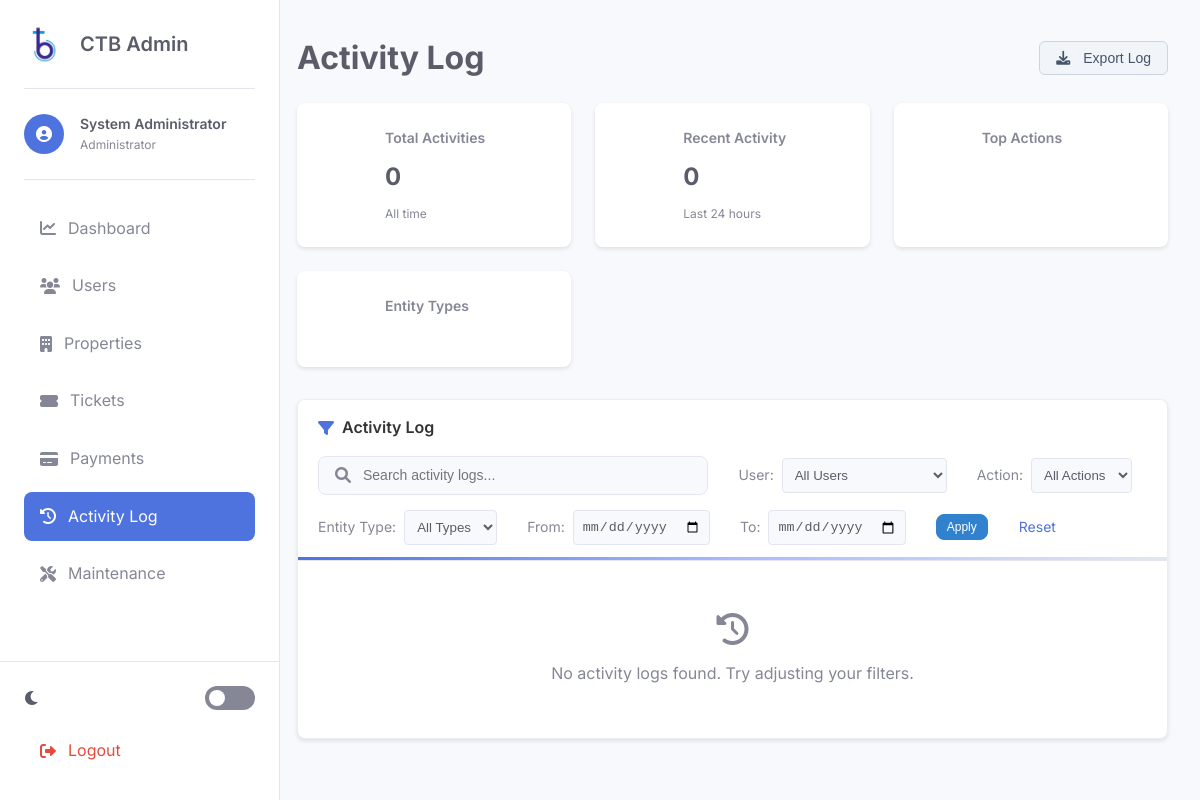
The app's page /admin/activity-log.php (signed in), older data.
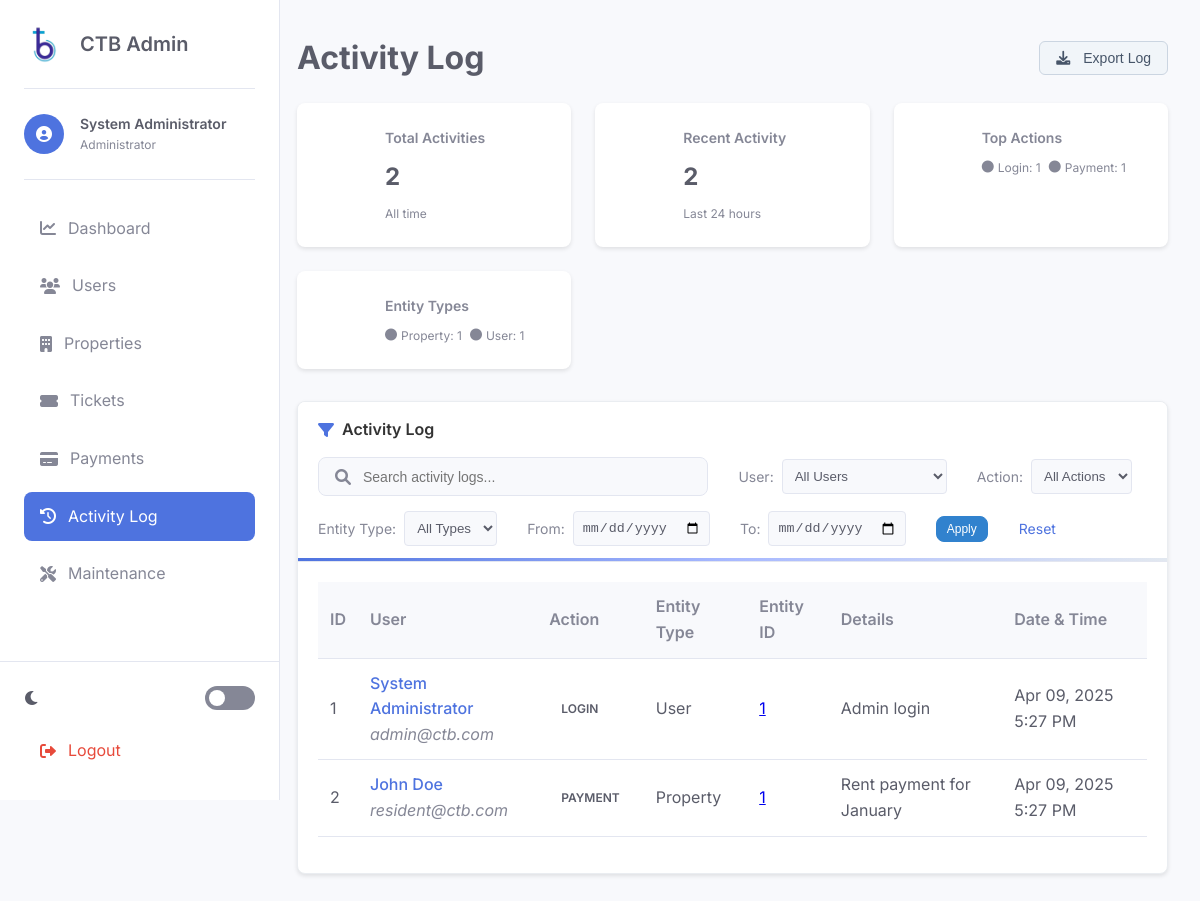
The same page, newer data.
### tables this page shows
CREATE TABLE activity_log (
    id INT AUTO_INCREMENT PRIMARY KEY,
    user_id INT NOT NULL,
    action VARCHAR(50) NOT NULL,
    entity_type VARCHAR(50) DEFAULT NULL,
    entity_id INT DEFAULT NULL,
    details TEXT,
    description TEXT,
    created_at TIMESTAMP DEFAULT CURRENT_TIMESTAMP,
    FOREIGN KEY (user_id) REFERENCES users(id) ON DELETE CASCADE
);

CREATE TABLE users (
    id INT AUTO_INCREMENT PRIMARY KEY,
    email VARCHAR(255) NOT NULL UNIQUE,
    password VARCHAR(255) NOT NULL,
    name VARCHAR(255) NOT NULL,
    phone VARCHAR(50),
    role ENUM('admin', 'manager', 'resident') NOT NULL,
    status ENUM('active', 'inactive') DEFAULT 'active',
    profile_image VARCHAR(255) DEFAULT NULL,
    created_at TIMESTAMP DEFAULT CURRENT_TIMESTAMP,
    updated_at TIMESTAMP DEFAULT CURRENT_TIMESTAMP ON UPDATE CURRENT_TIMESTAMP
);

### admin/activity-log.php (the view, shortened to what the rows shown need)
<?php
$page = isset($_GET['page']) ? (int)$_GET['page'] : 1;
$items_per_page = 10;
$offset = ($page - 1) * $items_per_page;
try {
    $db = new PDO("mysql:host=" . DB_HOST . ";dbname=" . DB_NAME, DB_USER, DB_PASS);
    $db->setAttribute(PDO::ATTR_ERRMODE, PDO::ERRMODE_EXCEPTION);
    $query = "SELECT a.*,
              u.name as user_name,
              u.email as user_email
              FROM activity_log a
              LEFT JOIN users u ON a.user_id = u.id
              WHERE 1=1";
    $query .= " ORDER BY a.created_at DESC LIMIT :offset, :limit";
    $stmt = $db->prepare($query);
    $stmt->bindValue(':offset', $offset, PDO::PARAM_INT);
    $stmt->bindValue(':limit', $items_per_page, PDO::PARAM_INT);
    $stmt->execute();
    $activity_logs = $stmt->fetchAll(PDO::FETCH_ASSOC);
} catch (PDOException $e) {
    $_SESSION['error'] = "Database error: " . $e->getMessage();
    $activity_logs = [];
    $total = 0;
    $total_pages = 0;
    $actions = [];
    $entity_types = [];
    $users = [];
    $activity_stats = ['total_count' => 0];
    $action_stats = [];
    $entity_stats = [];
    $recent_stats = ['count' => 0];
}
function getActionBadgeClass($action) {
    switch(strtolower($action)) {
        case 'login':
            return 'info';
        default:
            return 'primary';
    }
}
?>
<!DOCTYPE html>
<html lang="en">
<head>
    <link rel="stylesheet" href="https://cdnjs.cloudflare.com/ajax/libs/font-awesome/6.0.0/css/all.min.css">
    <link rel="stylesheet" href="css/admin-style.css">
</head>
<body>
    <div class="admin-container">
        <aside class="sidebar">
            <div class="sidebar-header">
                <h2>CTB Admin</h2>
            </div>
        </aside>
        <main class="main-content">
            <div class="page-header">
                <h1>Activity Log</h1>
            </div>
            <div class="card user-filter-card">
                <div class="card-body">
                    <?php if (empty($activity_logs)): ?>
                        <div class="empty-state">
                            <i class="fas fa-history"></i>
                            <p>No activity logs found. Try adjusting your filters.</p>
                        </div>
                    <?php else: ?>
                        <div class="table-responsive">
                            <table class="table">
                                <thead>
                                    <tr>
                                        <th>ID</th>
                                        <th>User</th>
                                        <th>Action</th>
                                        <th>Entity Type</th>
                                        <th>Entity ID</th>
                                        <th>Details</th>
                                        <th>Date & Time</th>
                                    </tr>
                                </thead>
                                <tbody>
                                    <?php foreach ($activity_logs as $log): ?>
                                        <tr>
                                            <td><?php echo $log['id']; ?></td>
                                            <td>
                                                <?php if (!empty($log['user_name'])): ?>
                                                    <a href="view-user.php?id=<?php echo $log['user_id']; ?>" class="user-link">
                                                        <?php echo htmlspecialchars($log['user_name']); ?>
                                                    </a>
                                                    <div class="text-muted small"><?php echo htmlspecialchars($log['user_email'] ?? ''); ?></div>
                                                <?php else: ?>
                                                    <span class="text-muted">User ID: <?php echo $log['user_id']; ?></span>
                                                <?php endif; ?>
                                            </td>
                                            <td>
                                                <span class="status-indicator status-<?php echo getActionBadgeClass($log['action']); ?>">
                                                    <?php echo ucfirst($log['action']); ?>
                                                </span>
                                            </td>
                                            <td><?php echo ucfirst($log['entity_type']); ?></td>
                                            <td>
                                                <?php
                                                    $entity_link = '';
                                                    switch($log['entity_type']) {
                                                        case 'user':
                                                            $entity_link = "view-user.php?id={$log['entity_id']}";
                                                            break;
                                                        case 'property':
                                                            $entity_link = "view-property.php?id={$log['entity_id']}";
                                                            break;
                                                    }
                                                    if (!empty($entity_link)) {
                                                        echo "<a href=\"$entity_link\">{$log['entity_id']}</a>";
                                                    } else {
                                                        echo $log['entity_id'];
                                                    }
                                                ?>
                                            </td>
                                            <td class="text-wrap"><?php echo htmlspecialchars($log['details']); ?></td>
                                            <td><?php echo date('M d, Y g:i A', strtotime($log['created_at'])); ?></td>
                                        </tr>
                                    <?php endforeach; ?>
                                </tbody>
                            </table>
                        </div>
                    <?php endif; ?>
                </div>
            </div>
        </main>
    </div>
</body>
</html>

Row changes from the older to the newer data that the page shows:
added activity_log: id "1", user.name "System Administrator", user.email "admin@ctb.com", action "LOGIN", entity_type "User", entity "1", details "Admin login", created_at "Apr 09, 2025 5:27 PM"
added activity_log: id "2", user.name "John Doe", user.email "resident@ctb.com", action "PAYMENT", entity_type "Property", entity "1", details "Rent payment for January", created_at "Apr 09, 2025 5:27 PM"
Text that changed along with them:
$activity_stats['total_count']: "0" → "2"
$recent_stats['count']: "0" → "2"
new list line: "Login : 1"
new list line: "Payment : 1"
new list line: "Property : 1"
new list line: "User : 1"
text no longer shown: "No activity logs found. Try adjusting your filters."
text now shown: "ID User Action Entity Type Entity ID Details Date & Time"
